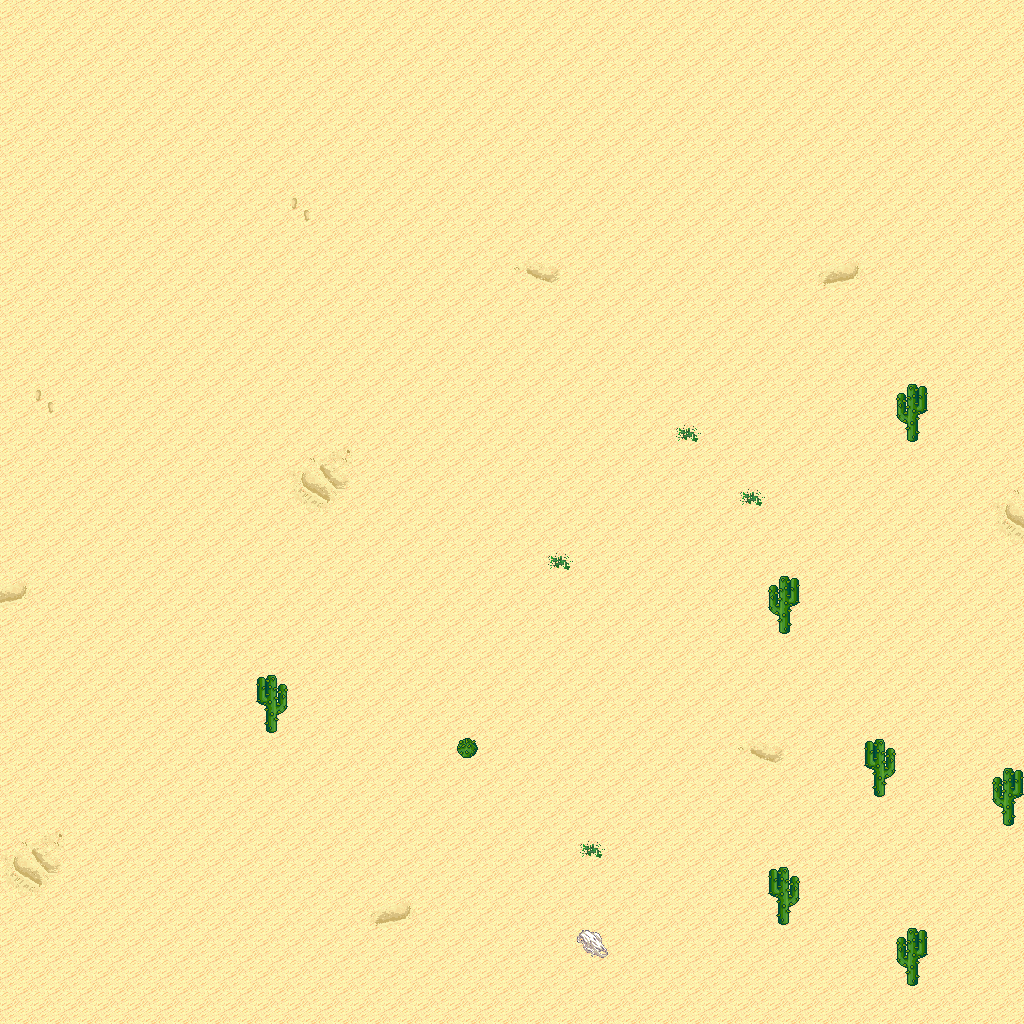

Rendered tile map (Tiled .tmx) drawn with the repository's tilesets; below, a short description and the map source with its tile grids summarised:
An orthogonal 32x32 tile map with 32x32 px tiles, 5 tile layers (Ground, Objects, Objects2, Above, ...), 1 hidden layer not drawn, 8 tilesets.

<map version="1.10" tiledversion="1.11.0" orientation="orthogonal" renderorder="right-down" width="32" height="32" tilewidth="32" tileheight="32" infinite="0" nextlayerid="11" nextobjectid="1">
 <tileset firstgid="1" name="logic_collision" tilewidth="32" tileheight="32" tilecount="1" columns="1">
  <image source="../drawable/logic_collision.png" width="32" height="32" />
 </tileset>
 <tileset firstgid="2" name="ground_ground" tilewidth="32" tileheight="32" tilecount="33" columns="3">
  <image source="../drawable/ground_ground.png" width="96" height="352" />
 </tileset>
 <tileset firstgid="35" name="ground_ridge_earth_pale" tilewidth="32" tileheight="32" tilecount="96" columns="12">
  <image source="../drawable/ground_ridge_earth_pale.png" width="384" height="256" />
 </tileset>
 <tileset firstgid="131" name="ground_ridge_earth_dark" tilewidth="32" tileheight="32" tilecount="96" columns="12">
  <image source="../drawable/ground_ridge_earth_dark.png" width="384" height="256" />
 </tileset>
 <tileset firstgid="227" name="terrain_desert" tilewidth="32" tileheight="32" tilecount="88" columns="8">
  <image source="../drawable/terrain_desert.png" width="256" height="352" />
 </tileset>
 <tileset firstgid="315" name="plant_tree_tree_darkgreen" tilewidth="32" tileheight="32" tilecount="88" columns="8">
  <image source="../drawable/plant_tree_tree_darkgreen.png" width="256" height="352" />
 </tileset>
 <tileset firstgid="403" name="ground_sand_2" tilewidth="32" tileheight="32" tilecount="15" columns="5">
  <image source="../drawable/ground_sand_2.png" width="160" height="96" />
 </tileset>
 <tileset firstgid="418" name="plant_cactus_2" tilewidth="32" tileheight="32" tilecount="10" columns="5">
  <image source="../drawable/plant_cactus_2.png" width="160" height="64" />
 </tileset>
 <layer id="1" name="Ground" width="32" height="32">
  <data>[1024 cells, 1024 non-empty, 12 distinct tile ids]</data>
 </layer>
 <layer id="2" name="Objects" width="32" height="32">
  <data>[1024 cells, 8 non-empty, 3 distinct tile ids]</data>
 </layer>
 <layer id="3" name="Objects2" width="32" height="32">
  <data>[1024 cells, 0 non-empty, 0 distinct tile ids]</data>
 </layer>
 <layer id="4" name="Above" width="32" height="32">
  <data>[1024 cells, 7 non-empty, 2 distinct tile ids]</data>
 </layer>
 <layer id="5" name="Above2" width="32" height="32">
  <data>[1024 cells, 0 non-empty, 0 distinct tile ids]</data>
 </layer>
 <layer id="6" name="Walkable" width="32" height="32" visible="0">
  <data>[1024 cells, 9 non-empty, 1 distinct tile ids]</data>
 </layer>
 <objectgroup id="7" name="Mapevents" />
 <objectgroup id="8" name="Spawn" />
 <objectgroup id="9" name="Keys" />
 <objectgroup id="10" name="Replace" />
</map>
